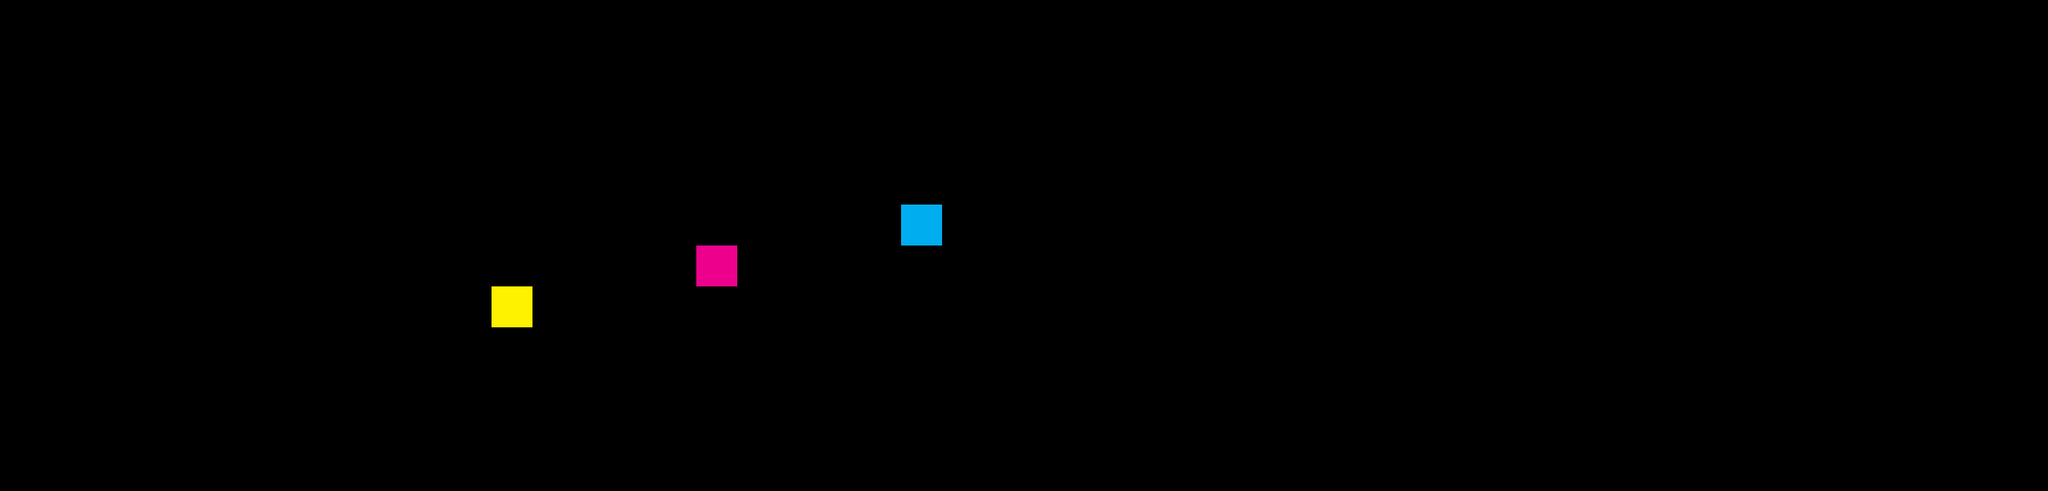

This game map was drawn from its Tiled (.tmx) file and the tilesets committed beside it. A one-line description and the trimmed map source follow:
An orthogonal 50x12 tile map with 50x50 px tiles, 1 tile layer (Tile Layer 1).

<map version="1.0" orientation="orthogonal" width="50" height="12" tilewidth="50" tileheight="50">
 <tileset firstgid="1" name="tileset1" tilewidth="50" tileheight="50">
  <image source="tileset1.png" width="100" height="100" />
 </tileset>
 <layer name="Tile Layer 1" width="50" height="12">
  <data>[600 cells, 39 non-empty, 4 distinct tile ids]</data>
 </layer>
</map>
